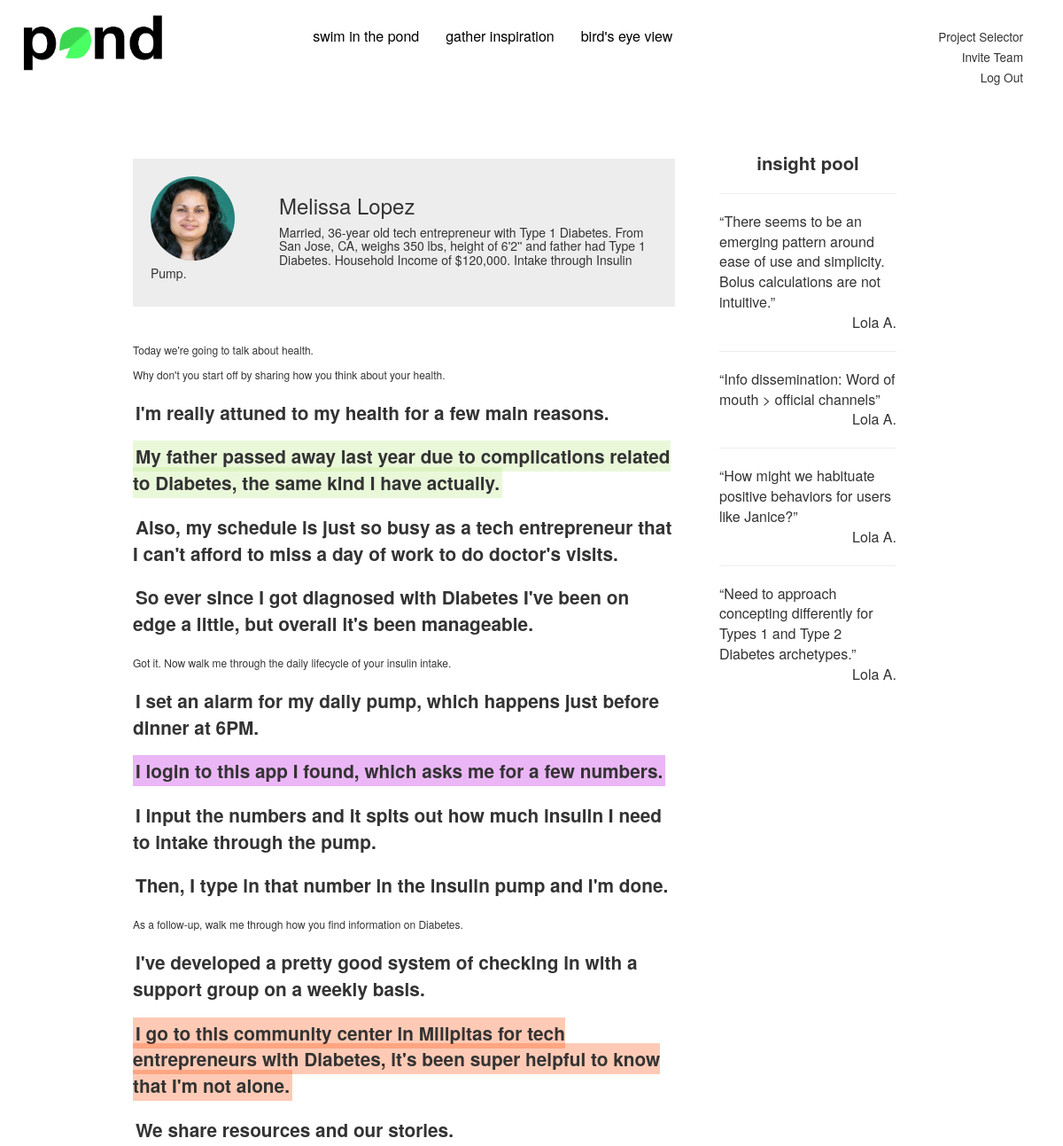
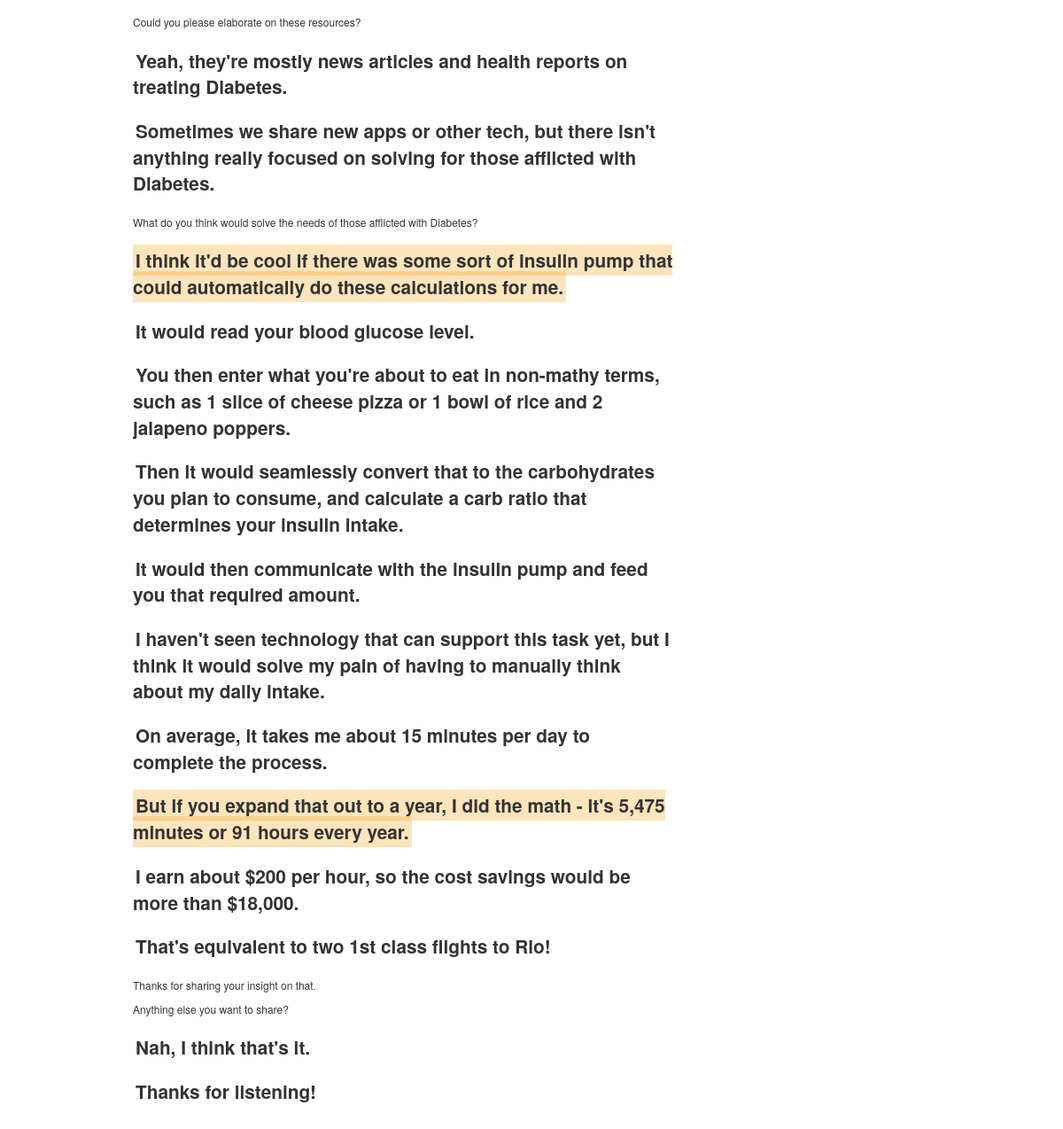
The app's page /respondent?rid=3 with its own data (2 pictures, top to bottom).
### tables this page shows
CREATE TABLE respondents (
  rid integer primary key autoincrement,
  name text not null,
  description text
);

CREATE TABLE blurbs(
    bid integer primary key autoincrement,
    rid integer,
    uid integer,
    tid integer,
    blurb text,
    'time' datetime,
    score integer
);

### pond2.py (the view, shortened to what this page needs)
@app.route('/respondent')
def respondent():
    r = respondentFactory(request.args.get('rid'))
    blurbs = []
    db = get_db()
    c = db.cursor()
    c.execute("SELECT tid, uid \
    FROM transcripts WHERE rid = ?", r.rid)
    rows = c.fetchall()
    if len(rows) > 0:
        for row in rows:
            tid = row[0]
            uid = row[1]
            c.execute("SELECT bid, blurb, uid, rid \
            FROM blurbs WHERE tid = ?", (tid,))
            blurbRows = c.fetchall()
            if len(rows) > 0:
                for blurb in blurbRows:
                    c.execute("SELECT tagType\
                    FROM tags WHERE bid = ?", (blurb[0],))
                    tagRows = c.fetchall()
                    tags = []
                    if len(tagRows) > 0:
                        for t in tagRows:
                            tags.append(t[0])
                    c.execute("SELECT blurb, uid, cid\
                    FROM comments WHERE bid = ?", (blurb[0],))
                    commentRows = c.fetchall()
                    comments = []
                    blurbs.append(Blurb(
                    blurb[0], blurb[3], blurb[2], row[0], blurb[1], comments, tags
                    ))
    return render_template('respondentOverview.html',
     respondent = r,
     transcript = Transcript(tid, r.rid, uid, blurbs),
     tags = getTagList()
     )

### pond2.py (called while the page is built)
def connect_db():
    rv = sqlite3.connect(app.config['DATABASE'])
    rv.row_factory = sqlite3.Row
    return rv

def get_db():
    if not hasattr(g, 'sqlite_db'):
        g.sqlite_db = connect_db()
    return g.sqlite_db

def respondentFactory(rid):
    db = get_db()
    db = db.cursor()
    db.execute("SELECT name, description \
    FROM respondents WHERE rid=?", [rid])
    one = db.fetchone()
    return Respondent(rid, one[0], one[1])

def getTagList():
        tags=[]
        db = get_db()
        c = db.cursor()
        c.execute("SELECT tagTypeid,name,color \
        FROM tagTypes")
        rows = c.fetchall()
        if len(rows) > 0:
            for row in rows:
                tags.append(TagType(row[0],row[1],row[2]))
        return tags

### templates/respondentOverview.html (shortened to what this page needs)
{% extends "base.html" %}
{% block body %}
  <div id="container">
     <div id="transcript">
       <div id="respondentDetails" style="clear:both;">
           <img src="/static/s2/photos/rid{{respondent.rid}}.jpg"/>
           <h3>{{respondent.name}}</h3>
           <h5>{{respondent.details}}</h5>
       </div>
    {%for blurb in transcript.blurbs%}
    {%if blurb.uid < 0%}
       <div class="idea-view">
         <div class="insight-box">
            <span class="insight" bid="{{blurb.bid}}">{{blurb.blurb}}</span>
           </div>
         </div>
    {%else%}
        <div class="question">
            {{blurb.blurb}}
        </div>
    {%endif%}
    {%endfor%}
      </div>
      <div id="idea-pond">
          <div style="text-align:center; font-size:1.7em"><b>insight pool</b></div>
          <div class="idea-box">
             <hr>
             <div class="idea"> “There seems to be an emerging pattern around ease of use and simplicity.
               Bolus calculations are not intuitive.” </div>
              <div class="tagger-name"> Lola A.</div>
              <hr>
              <div class="idea"> “Info dissemination: Word of mouth > official channels”  </div>
               <div class="tagger-name"> Lola A.</div>
                 <hr>
               <div class="idea">“How might we habituate positive behaviors for users like Janice?”  </div>
                <div class="tagger-name"> Lola A.</div>
                <hr>
                <div class="idea">“Need to approach concepting differently for Types 1 and Type 2 Diabetes archetypes.”   </div>
                 <div class="tagger-name"> Lola A.</div>
         </div>
     </div>
  </div>
{% endblock %}

### static/s2/css/styles.css (style rules this page uses)
div { font-size: 16px; }
.red-highlight { background-color:rgba(255,81,12,.3) }
.green-highlight { background-color:rgba(184, 233, 134,.3) }
.purple-highlight { background-color:rgba(189, 16, 224,.3) }
.orange-highlight { background-color: rgba(245, 166, 35,.3) }
#respondentDetails img { height:95px; width:95px; float:left; margin-right:50px; border-radius: 50%; }
.insight-box { background-color: white; border-style: solid; border-width: 5px; padding: 10px; }
.insight { font-weight: bold; font-size:1.3em; padding:3px; }
.tagger-name { text-align: right; }
#container { margin-left: 0%; height: 100%; width:80%; font-size:0; display: flex; overflow: hidden; height: 100vh; padding-top: 50px; position: relative; backface-visibility: hidden; will-change: overflow; margin: auto; }
#transcript, #tag-nav,#insight-pond, #idea-pond, #overview-pond, form, button { display: inline-block; *display: inline; zoom: 1; vertical-align: top; font-size: 12px; overflow: auto; height: auto; padding: .5rem; -webkit-overflow-scrolling: touch; -ms-overflow-style: none; }
#idea-pond { padding: 20px;width: 25%; background: white; }
#transcript { padding: 30px;width: 70%; background: white; }
#respondentDetails { width: 100%; background: #ededed; font-size: 12px; margin-bottom: 40px; }
#transcript .insight-box { border: none; }
.insight { cursor:move; margin:0; -webkit-transition: background-color 0.8s; -moz-transition: background-color 0.8s; transition: background-color 0.8s; }
.idea { -webkit-transition: background-color 0.8s; -moz-transition: background-color 0.8s; transition: background-color 0.8s; background-color: white; cursor:pointer; }
.idea-view { margin-top: 10px; }
#transcript .insight-box { padding: 0px; margin-top: 20px; margin-bottom: 20px; }
.question { font-size: 12px; margin-top: 10px; }
#respondentDetails { padding: 20px; }

### records on screen
respondents: name "Melissa Lopez", details "Married, 36-year old tech entrepreneur with Type 1 Diabetes. From San Jose, CA, weighs 350 lbs, height of 6'2'' and father had Type 1 Diabetes. Household Income of $120,000. Intake through Insulin Pump."
blurbs: blurb "Today we're going to talk about health."
blurbs: blurb "Why don't you start off by sharing how you think about your health."
blurbs: blurb "I'm really attuned to my health for a few main reasons."
blurbs: blurb "My father passed away last year due to complications related to Diabetes, the same kind I have actually."
blurbs: blurb "Also, my schedule is just so busy as a tech entrepreneur that I can't afford to miss a day of work to do doctor's visits."
blurbs: blurb "So ever since I got diagnosed with Diabetes I've been on edge a little, but overall it's been manageable."
blurbs: blurb "Got it. Now walk me through the daily lifecycle of your insulin intake."
blurbs: blurb "I set an alarm for my daily pump, which happens just before dinner at 6PM."
blurbs: blurb "I login to this app I found, which asks me for a few numbers."
blurbs: blurb "I input the numbers and it spits out how much insulin I need to intake through the pump."
blurbs: blurb "Then, I type in that number in the insulin pump and I'm done."
blurbs: blurb "As a follow-up, walk me through how you find information on Diabetes."
blurbs: blurb "I've developed a pretty good system of checking in with a support group on a weekly basis."
blurbs: blurb "I go to this community center in Milipitas for tech entrepreneurs with Diabetes, it's been super helpful to know that I'm not alone."
blurbs: blurb "We share resources and our stories."
blurbs: blurb "Could you please elaborate on these resources?"
blurbs: blurb "Yeah, they're mostly news articles and health reports on treating Diabetes."
blurbs: blurb "Sometimes we share new apps or other tech, but there isn't anything really focused on solving for those afflicted with Diabetes."
blurbs: blurb "What do you think would solve the needs of those afflicted with Diabetes?"
blurbs: blurb "I think it'd be cool if there was some sort of insulin pump that could automatically do these calculations for me."
blurbs: blurb "It would read your blood glucose level."
blurbs: blurb "You then enter what you're about to eat in non-mathy terms, such as 1 slice of cheese pizza or 1 bowl of rice and 2 jalapeno poppers."
blurbs: blurb "Then it would seamlessly convert that to the carbohydrates you plan to consume, and calculate a carb ratio that determines your insulin intake."
blurbs: blurb "It would then communicate with the insulin pump and feed you that required amount."
blurbs: blurb "I haven't seen technology that can support this task yet, but I think it would solve my pain of having to manually think about my daily intake."
blurbs: blurb "On average, it takes me about 15 minutes per day to complete the process."
blurbs: blurb "But if you expand that out to a year, I did the math - it's 5,475 minutes or 91 hours every year."
blurbs: blurb "I earn about $200 per hour, so the cost savings would be more than $18,000."
blurbs: blurb "That's equivalent to two 1st class flights to Rio!"
blurbs: blurb "Thanks for sharing your insight on that."
blurbs: blurb "Anything else you want to share?"
blurbs: blurb "Nah, I think that's it."
blurbs: blurb "Thanks for listening!"
